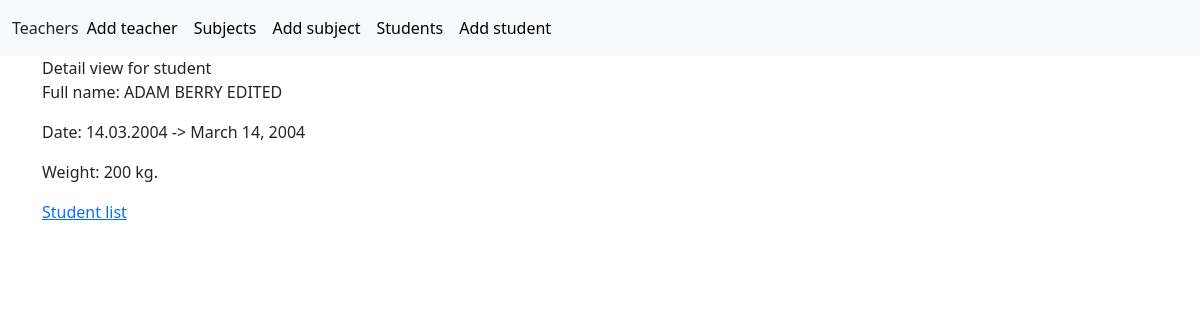
Page /first_app/student_detail/45 on the committed database.
### first_app/models.py (models this page shows)
class Student(models.Model):
    name = models.CharField(max_length=100)
    """ kommentaari saab kirjutada nii """
    date_of_birth = models.DateField(null=True, blank=True)  # sünniaeg võib jääda tühjaks- vt sulgusid
    weight = models.IntegerField()

### first_app/views.py (the view)
# urls.py: path('student_detail/<int:pk>', views.StudentDetailView.as_view(), name= 'student_detail'),
class StudentDetailView(DetailView):
    model = Student

### first_app/templates/first_app/student_detail.html
{% extends 'base.html' %}
{% block content %}
	<h>Detail view for student</h>
    <div>
        <p>Full name: {{ student.name|upper }}</p>
        <p>Date: {{ student.date_of_birth|date:'d.m.Y'}} -> {{ student.date_of_birth }}</p>
        <p>Weight: {{ student.weight }} kg.</p>
    </div>
    <p><a href="/first_app/student_list">Student list</a></p>
{% endblock %}

### rows in the picture
Student: name "ADAM BERRY EDITED", date_of_birth "14.03.2004", date_of_birth "March 14, 2004", weight "200"
